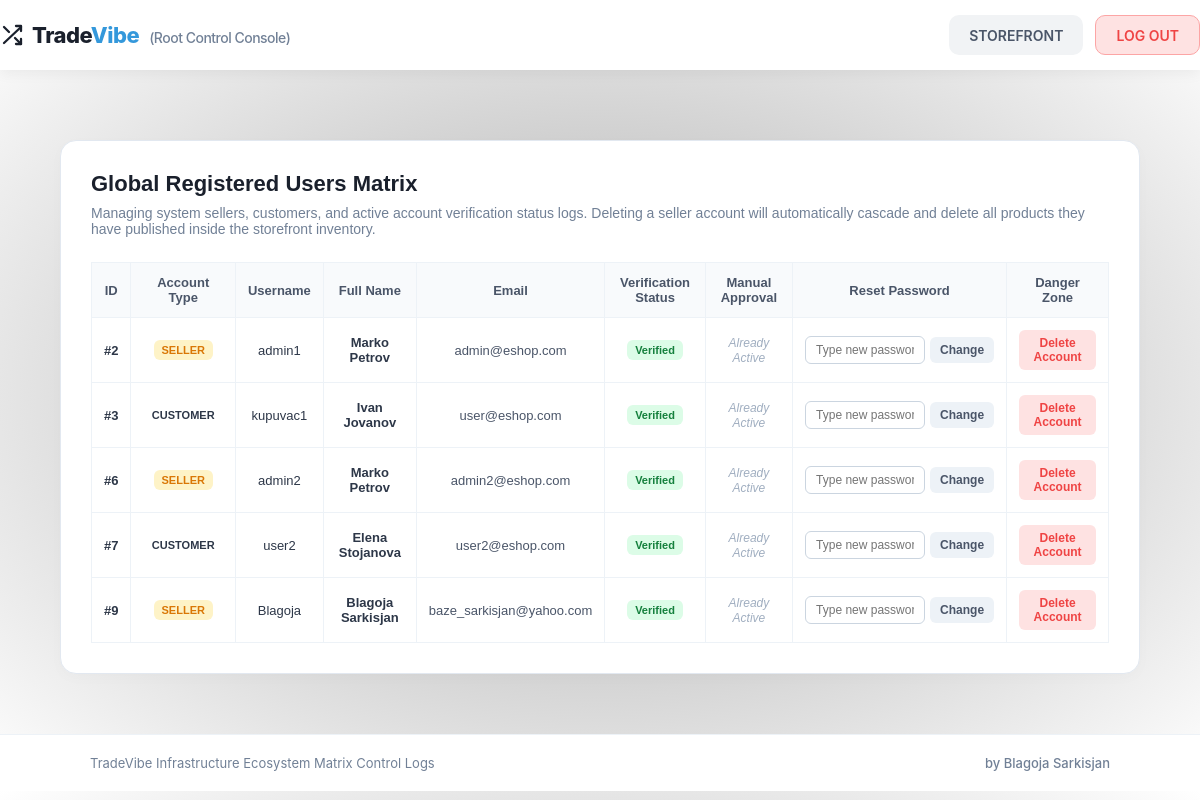
/manage_sellers.php (signed in), run on the app's committed database.
### tables this page shows
CREATE TABLE `users` (
  `id` int(11) NOT NULL,
  `username` varchar(50) NOT NULL,
  `first_name` varchar(50) NOT NULL,
  `last_name` varchar(50) NOT NULL,
  `phone` varchar(20) NOT NULL,
  `email` varchar(100) NOT NULL,
  `password` varchar(255) NOT NULL,
  `address` varchar(255) NOT NULL,
  `role` enum('user','admin','root') NOT NULL DEFAULT 'user',
  `verification_token` varchar(64) DEFAULT NULL,
  `is_verified` tinyint(1) DEFAULT 0
);

### manage_sellers.php (the view, shortened to what this page needs)
<?php
$dbClass = new Database();
$conn = $dbClass->connect();
?>
<!DOCTYPE html>
<html lang="en">
<head>
    <link rel="stylesheet" href="styles.css">
</head>
<body id="bckgrnd">
    <header>
        <div class="navbar">
            <div class="brand-logo-zone" onclick="window.location.href='index.php';">
                <span class="brand-name-text">Trade<span class="brand-accent-text">Vibe</span><span style="font-size:14px; color:#718096; font-weight:500; margin-left:10px;">(Root Control Console)</span></span>
            </div>
            <ul class="btn-list">
                <li><a href="index.php" class="btn btn-secondary">STOREFRONT</a></li>
                <li><a href="logout.php" class="btn btn-danger">LOG OUT</a></li>
            </ul>
        </div>
    </header>
    <div class="matrix-container">
        <div class="matrix-card">
            <h2>Global Registered Users Matrix</h2>
            <p>Managing system sellers, customers, and active account verification status logs. Deleting a seller account will automatically cascade and delete all products they have published inside the storefront inventory.</p>
            <table class="matrix-table">
                <thead>
                    <tr>
                        <th>ID</th>
                        <th>Account Type</th>
                        <th>Username</th>
                        <th>Full Name</th>
                        <th>Email</th>
                        <th>Verification Status</th>
                        <th>Manual Approval</th>
                        <th>Reset Password</th>
                        <th>Danger Zone</th>
                    </tr>
                </thead>
                <tbody>
                    <?php
                    $query = "SELECT * FROM `users` WHERE `role` != 'root' ORDER BY `id` ASC";
                    $res = mysqli_query($conn, $query);
                    if (mysqli_num_rows($res) === 0):
                        echo "<tr><td colspan='9' style='color:gray;'>No registered users found inside the system infrastructure network.</td></tr>";
                    else:
                        while ($user = mysqli_fetch_assoc($res)):
                            $badgeClass = ($user['role'] === 'admin') ? 'role-seller' : 'role-customer';
                            $roleLabel = ($user['role'] === 'admin') ? 'Seller' : 'Customer';
                            $statusClass = (intval($user['is_verified']) === 1) ? 'status-active' : 'status-pending';
                            $statusLabel = (intval($user['is_verified']) === 1) ? 'Verified' : 'Unverified';
                    ?>
                        <tr>
                            <td><strong>#<?php echo $user['id']; ?></strong></td>
                            <td><span class="role-badge <?php echo $badgeClass; ?>"><?php echo $roleLabel; ?></span></td>
                            <td><?php echo htmlspecialchars($user['username']); ?></td>
                            <td><strong><?php echo htmlspecialchars($user['first_name'] . ' ' . $user['last_name']); ?></strong></td>
                            <td style="color:#4a5568;"><?php echo htmlspecialchars($user['email']); ?></td>
                            <td><span class="status-badge <?php echo $statusClass; ?>"><?php echo $statusLabel; ?></span></td>
                            <td>
                                <?php if (intval($user['is_verified']) !== 1): ?>
                                    <form method="POST" onsubmit="return confirm('Are you sure you want to manually verify and activate this account?');">
                                        <input type="hidden" name="user_id" value="<?php echo $user['id']; ?>">
                                        <button type="submit" name="approve_verify_user" class="matrix-btn btn-verify-action">✔ Verify Account</button>
                                    </form>
                                <?php else: ?>
                                    <span style="color:#a0aec0; font-size:12px; font-style:italic;">Already Active</span>
                                <?php endif; ?>
                            </td>
                            <td>
                                <form method="POST" onsubmit="return confirm('Are you sure you want to change this profile\'s password to the value specified inside the input box?');" style="display: flex; gap: 5px; justify-content: center; align-items: center;">
                                    <input type="text" name="custom_password" placeholder="Type new password" required style="width: 120px; padding: 6px 10px; border: 1px solid #cbd5e0; border-radius: 6px; font-size: 12px; box-sizing: border-box; outline: none;">
                                    <button type="submit" name="reset_pwd" class="matrix-btn btn-reset" style="padding: 6px 10px; white-space: nowrap;">Change</button>
                                </form>
                            </td>
                            <td>
                                <form method="POST" onsubmit="return confirm('CRITICAL WARNING: Are you sure you want to completely delete this seller account? All their products will be wiped out!');">
                                    <button type="submit" name="delete_user" class="matrix-btn btn-delete">Delete Account</button>
                                </form>
                            </td>
                        </tr>
                    <?php endwhile; endif; ?>
                </tbody>
            </table>
        </div>
    </div>
    <footer class="site-footer">
        <div class="footer-navbar">
            <span class="footer-title">TradeVibe Infrastructure Ecosystem Matrix Control Logs</span>
            <p class="footer-author">by Blagoja Sarkisjan</p>
        </div>
    </footer>
</body>
</html>

### styles.css (style rules this page uses)
* { margin: 0; padding: 0; box-sizing: border-box; }
.matrix-container { width: 90%; margin: 50px auto; min-height: 70vh; font-family: sans-serif; }
.matrix-card { background: #fff; padding: 30px; border-radius: 16px; border: 1px solid #e2e8f0; box-shadow: 0 4px 15px rgba(0, 0, 0, 0.02); text-align: left; }
.matrix-card h2 { margin-top: 0; font-size: 22px; font-weight: 700; color: #1a202c; margin-bottom: 8px; }
.matrix-card p { font-size: 14px; color: #718096; margin-bottom: 25px; }
.matrix-table { width: 100%; border-collapse: collapse; font-size: 13px; }
.matrix-table th, .matrix-table td { padding: 12px; border: 1px solid #edf2f7; text-align: center; vertical-align: middle; }
.matrix-table th { background: #f8fafc; font-weight: 700; color: #4a5568; }
.matrix-table td { color: #2d3748; }
.role-badge { display: inline-block; padding: 4px 8px; font-size: 11px; font-weight: 700; border-radius: 6px; text-transform: uppercase; }
.role-seller { background: #fef3c7; color: #d97706; }
.matrix-btn { padding: 6px 12px; font-size: 12px; font-weight: 600; border-radius: 6px; border: none; cursor: pointer; transition: background 0.2s; }
.btn-reset { background: #edf2f7; color: #4a5568; }
.btn-delete { background: #fee2e2; color: #ef4444; }
.status-badge { display: inline-block; padding: 4px 8px; font-size: 11px; font-weight: 700; border-radius: 6px; }
.status-active { background: #dcfce7; color: #15803d; }
.brand-logo-zone { display: flex !important; align-items: center !important; gap: 8px !important; cursor: pointer; font-family: -apple-system, BlinkMacSystemFont, "Segoe UI", Roboto, sans-serif; user-select: none; }
.brand-icon-svg { width: 24px !important; height: 24px !important; color: #1a202c !important; transition: all 0.25s cubic-bezier(0.4, 0, 0.2, 1); }
.brand-name-text { font-size: 22px !important; font-weight: 800 !important; color: #1a202c !important; letter-spacing: -0.5px !important; transition: color 0.2s ease; }
.brand-accent-text { color: #3498db !important; transition: color 0.2s ease; }
#bckgrnd { background-image: radial-gradient(darkgray, white); }
ul { list-style-type: none; }
.navbar { position: fixed !important; top: 0 !important; left: 0 !important; width: 100% !important; height: 70px !important; background-color: #ffffff !important; z-index: 100000 !important; box-shadow: 0 4px 12px rgba(0, 0, 0, 0.05) !important; display: flex; align-items: center; }
.form_container, .matrix-container, .add-product-container, .cart-container, .order-history-container { padding-top: 90px !important; }
.btn-list { display: flex !important; flex-direction: row !important; align-items: center !important; justify-content: flex-end !important; margin-left: auto !important; gap: 12px; }
.btn { font-family: -apple-system, BlinkMacSystemFont, "Segoe UI", Roboto, sans-serif; display: inline-flex; align-items: center; justify-content: center; padding: 0 20px; height: 40px; font-size: 14px; font-weight: 600; border: none; border-radius: 10px; cursor: pointer; text-decoration: none; transition: all 0.2s ease-in-out; }
.btn-secondary, a.btn-secondary { background-color: #f1f3f5; color: #4a5568; }
.btn-danger { background-color: #fee2e2; color: #ef4444; border: 1px solid #fca5a5; }
.site-footer { width: 100% !important; background-color: #ffffff !important; border-top: 1px solid #edf2f7 !important; margin-top: 60px !important; padding: 20px 0 !important; display: block !important; position: relative !important; clear: both !important; }
.footer-navbar { width: 85% !important; margin: 0 auto !important; display: flex !important; justify-content: space-between !important; align-items: center !important; font-family: -apple-system, BlinkMacSystemFont, "Segoe UI", Roboto, sans-serif; }
.footer-title, .footer-author { font-size: 13px !important; color: #718096 !important; margin: 0 !important; }
.footer-author { font-weight: 500 !important; }

### data on the page
users: id "2", role "SELLER", username "admin1", first_name+last_name "Marko Petrov", email "admin@eshop.com", is_verified "Verified", shows "Already Active"
users: id "3", role "CUSTOMER", username "kupuvac1", first_name+last_name "Ivan Jovanov", email "user@eshop.com", is_verified "Verified", shows "Already Active"
users: id "6", role "SELLER", username "admin2", first_name+last_name "Marko Petrov", email "admin2@eshop.com", is_verified "Verified", shows "Already Active"
users: id "7", role "CUSTOMER", username "user2", first_name+last_name "Elena Stojanova", email "user2@eshop.com", is_verified "Verified", shows "Already Active"
users: id "9", role "SELLER", username "Blagoja", first_name+last_name "Blagoja Sarkisjan", email "baze_sarkisjan@yahoo.com", is_verified "Verified", shows "Already Active"
